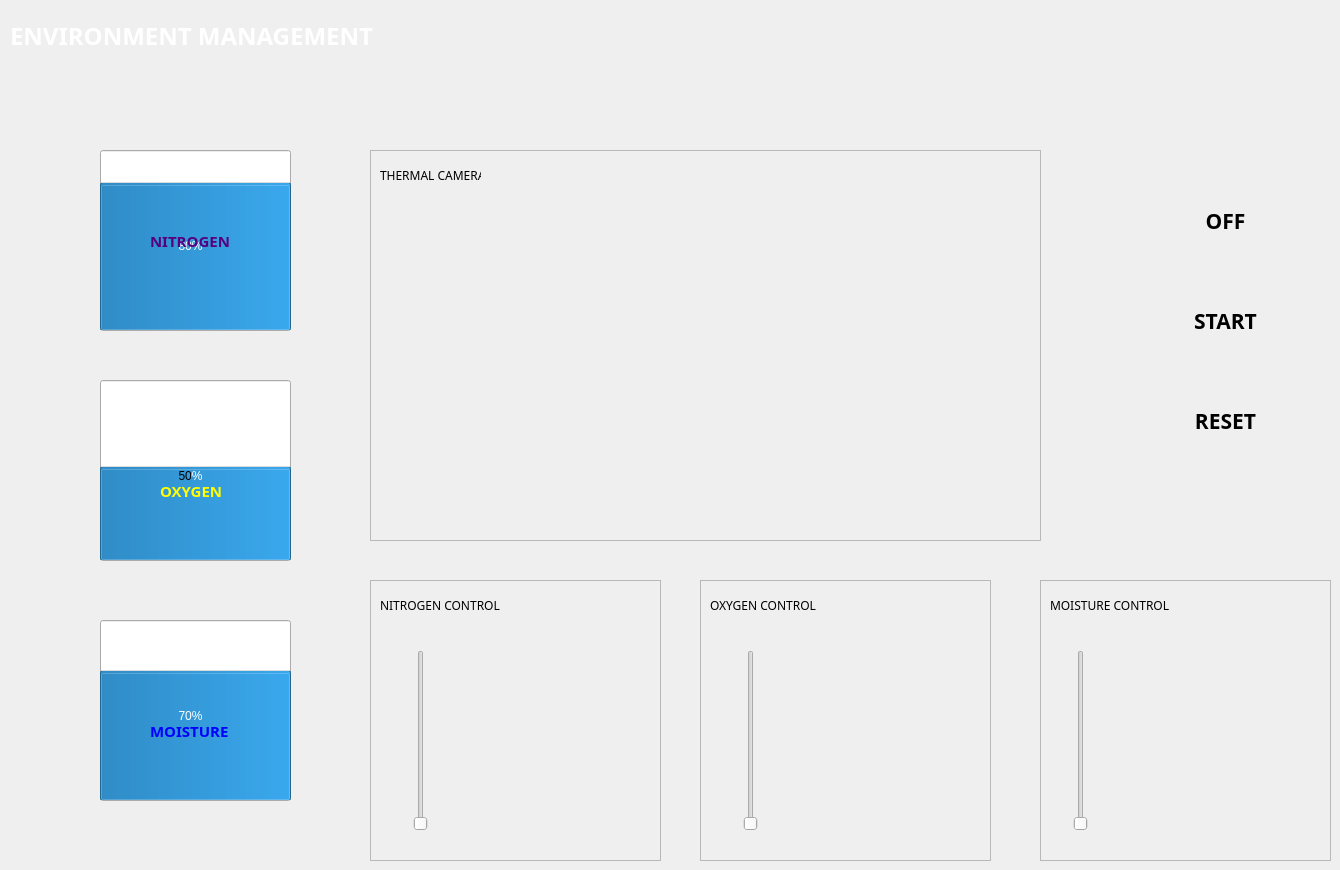
      <widget class="QWidget" name="page_7">
       <widget class="QLabel" name="label_93">
        <property name="geometry">
         <rect>
          <x>10</x>
          <y>20</y>
          <width>381</width>
          <height>31</height>
         </rect>
        </property>
        <property name="font">
         <font>
          <family>Segoe MDL2 Assets</family>
          <pointsize>18</pointsize>
          <weight>75</weight>
          <bold>true</bold>
         </font>
        </property>
        <property name="styleSheet">
         <string notr="true">color: rgb(255,255,255);
border: 0px 
</string>
        </property>
        <property name="text">
         <string>ENVIRONMENT MANAGEMENT</string>
        </property>
       </widget>
       <widget class="QProgressBar" name="progressBar_3">
        <property name="geometry">
         <rect>
          <x>100</x>
          <y>150</y>
          <width>191</width>
          <height>181</height>
         </rect>
        </property>
        <property name="value">
         <number>80</number>
        </property>
        <property name="orientation">
         <enum>Qt::Vertical</enum>
        </property>
       </widget>
       <widget class="QLabel" name="label_4">
        <property name="geometry">
         <rect>
          <x>150</x>
          <y>230</y>
          <width>91</width>
          <height>21</height>
         </rect>
        </property>
        <property name="font">
         <font>
          <family>Segoe MDL2 Assets</family>
          <pointsize>11</pointsize>
          <weight>75</weight>
          <bold>true</bold>
         </font>
        </property>
        <property name="styleSheet">
         <string notr="true">border:0px;
color: rgb(85, 0, 127);
background-color: rgb(, 0, 0);</string>
        </property>
        <property name="text">
         <string>NITROGEN</string>
        </property>
       </widget>
       <widget class="QProgressBar" name="progressBar_4">
        <property name="geometry">
         <rect>
          <x>100</x>
          <y>380</y>
          <width>191</width>
          <height>181</height>
         </rect>
        </property>
        <property name="value">
         <number>50</number>
        </property>
        <property name="orientation">
         <enum>Qt::Vertical</enum>
        </property>
       </widget>
       <widget class="QProgressBar" name="progressBar_5">
        <property name="geometry">
         <rect>
          <x>100</x>
          <y>620</y>
          <width>191</width>
          <height>181</height>
         </rect>
        </property>
        <property name="value">
         <number>70</number>
        </property>
        <property name="orientation">
         <enum>Qt::Vertical</enum>
        </property>
       </widget>
       <widget class="QLabel" name="label_6">
        <property name="geometry">
         <rect>
          <x>150</x>
          <y>720</y>
          <width>91</width>
          <height>21</height>
         </rect>
        </property>
        <property name="font">
         <font>
          <family>Segoe MDL2 Assets</family>
          <pointsize>11</pointsize>
          <weight>75</weight>
          <bold>true</bold>
         </font>
        </property>
        <property name="styleSheet">
         <string notr="true">border:0px;
color: rgb(0, 0, 255);
background-color: rgb(, 0, 0);</string>
        </property>
        <property name="text">
         <string>MOISTURE</string>
        </property>
       </widget>
       <widget class="QLabel" name="label_7">
        <property name="geometry">
         <rect>
          <x>160</x>
          <y>480</y>
          <width>91</width>
          <height>21</height>
         </rect>
        </property>
        <property name="font">
         <font>
          <family>Segoe MDL2 Assets</family>
          <pointsize>11</pointsize>
          <weight>75</weight>
          <bold>true</bold>
         </font>
        </property>
        <property name="styleSheet">
         <string notr="true">border:0px;
color: rgb(255, 255, 0);
background-color: rgb(, 0, 0);</string>
        </property>
        <property name="text">
         <string>OXYGEN</string>
        </property>
       </widget>
       <widget class="QFrame" name="frame">
        <property name="geometry">
         <rect>
          <x>370</x>
          <y>150</y>
          <width>671</width>
          <height>391</height>
         </rect>
        </property>
        <property name="frameShape">
         <enum>QFrame::StyledPanel</enum>
        </property>
        <property name="frameShadow">
         <enum>QFrame::Raised</enum>
        </property>
        <widget class="QLabel" name="label_8">
         <property name="geometry">
          <rect>
           <x>10</x>
           <y>10</y>
           <width>101</width>
           <height>31</height>
          </rect>
         </property>
         <property name="font">
          <font>
           <family>Segoe MDL2 Assets</family>
          </font>
         </property>
         <property name="text">
          <string>THERMAL CAMERA</string>
         </property>
        </widget>
       </widget>
       <widget class="QFrame" name="frame_7">
        <property name="geometry">
         <rect>
          <x>370</x>
          <y>580</y>
          <width>291</width>
          <height>281</height>
         </rect>
        </property>
        <property name="frameShape">
         <enum>QFrame::StyledPanel</enum>
        </property>
        <property name="frameShadow">
         <enum>QFrame::Raised</enum>
        </property>
        <widget class="QLabel" name="label_11">
         <property name="geometry">
          <rect>
           <x>10</x>
           <y>10</y>
           <width>131</width>
           <height>31</height>
          </rect>
         </property>
         <property name="font">
          <font>
           <family>Segoe MDL2 Assets</family>
          </font>
         </property>
         <property name="text">
          <string>NITROGEN CONTROL</string>
         </property>
        </widget>
        <widget class="QSlider" name="verticalSlider">
         <property name="geometry">
          <rect>
           <x>40</x>
           <y>70</y>
           <width>22</width>
           <height>181</height>
          </rect>
         </property>
         <property name="styleSheet">
          <string notr="true">border:0px;</string>
         </property>
         <property name="orientation">
          <enum>Qt::Vertical</enum>
         </property>
        </widget>
       </widget>
       <widget class="QFrame" name="frame_9">
        <property name="geometry">
         <rect>
          <x>700</x>
          <y>580</y>
          <width>291</width>
          <height>281</height>
         </rect>
        </property>
        <property name="frameShape">
         <enum>QFrame::StyledPanel</enum>
        </property>
        <property name="frameShadow">
         <enum>QFrame::Raised</enum>
        </property>
        <widget class="QLabel" name="label_10">
         <property name="geometry">
          <rect>
           <x>10</x>
           <y>10</y>
           <width>131</width>
           <height>31</height>
          </rect>
         </property>
         <property name="font">
          <font>
           <family>Segoe MDL2 Assets</family>
          </font>
         </property>
         <property name="text">
          <string>OXYGEN CONTROL</string>
         </property>
        </widget>
        <widget class="QSlider" name="verticalSlider_3">
         <property name="geometry">
          <rect>
           <x>40</x>
           <y>70</y>
           <width>22</width>
           <height>181</height>
          </rect>
         </property>
         <property name="styleSheet">
          <string notr="true">border:0px;</string>
         </property>
         <property name="orientation">
          <enum>Qt::Vertical</enum>
         </property>
        </widget>
       </widget>
       <widget class="QFrame" name="frame_8">
        <property name="geometry">
         <rect>
          <x>1040</x>
          <y>580</y>
          <width>291</width>
          <height>281</height>
         </rect>
        </property>
        <property name="frameShape">
         <enum>QFrame::StyledPanel</enum>
        </property>
        <property name="frameShadow">
         <enum>QFrame::Raised</enum>
        </property>
        <widget class="QLabel" name="label_9">
         <property name="geometry">
          <rect>
           <x>10</x>
           <y>10</y>
           <width>131</width>
           <height>31</height>
          </rect>
         </property>
         <property name="font">
          <font>
           <family>Segoe MDL2 Assets</family>
          </font>
         </property>
         <property name="text">
          <string>MOISTURE CONTROL</string>
         </property>
        </widget>
        <widget class="QSlider" name="verticalSlider_2">
         <property name="geometry">
          <rect>
           <x>30</x>
           <y>70</y>
           <width>22</width>
           <height>181</height>
          </rect>
         </property>
         <property name="styleSheet">
          <string notr="true">border:0px;</string>
         </property>
         <property name="orientation">
          <enum>Qt::Vertical</enum>
         </property>
        </widget>
       </widget>
       <widget class="QFrame" name="frame_10">
        <property name="geometry">
         <rect>
          <x>1150</x>
          <y>180</y>
          <width>151</width>
          <height>81</height>
         </rect>
        </property>
        <property name="styleSheet">
         <string notr="true">border-radius:10px;</string>
        </property>
        <property name="frameShape">
         <enum>QFrame::StyledPanel</enum>
        </property>
        <property name="frameShadow">
         <enum>QFrame::Raised</enum>
        </property>
        <widget class="QPushButton" name="pushButton">
         <property name="geometry">
          <rect>
           <x>10</x>
           <y>10</y>
           <width>131</width>
           <height>61</height>
          </rect>
         </property>
         <property name="font">
          <font>
           <family>Segoe MDL2 Assets</family>
           <pointsize>16</pointsize>
           <weight>75</weight>
           <bold>true</bold>
          </font>
         </property>
         <property name="styleSheet">
          <string notr="true">border:0px</string>
         </property>
         <property name="text">
          <string>OFF</string>
         </property>
        </widget>
       </widget>
       <widget class="QFrame" name="frame_11">
        <property name="geometry">
         <rect>
          <x>1150</x>
          <y>280</y>
          <width>151</width>
          <height>81</height>
         </rect>
        </property>
        <property name="styleSheet">
         <string notr="true">border-radius:10px;</string>
        </property>
        <property name="frameShape">
         <enum>QFrame::StyledPanel</enum>
        </property>
        <property name="frameShadow">
         <enum>QFrame::Raised</enum>
        </property>
        <widget class="QPushButton" name="pushButton_9">
         <property name="geometry">
          <rect>
           <x>10</x>
           <y>10</y>
           <width>131</width>
           <height>61</height>
          </rect>
         </property>
         <property name="font">
          <font>
           <family>Segoe MDL2 Assets</family>
           <pointsize>16</pointsize>
           <weight>75</weight>
           <bold>true</bold>
          </font>
         </property>
         <property name="styleSheet">
          <string notr="true">border:0px</string>
         </property>
         <property name="text">
          <string>START</string>
         </property>
        </widget>
       </widget>
       <widget class="QFrame" name="frame_12">
        <property name="geometry">
         <rect>
          <x>1150</x>
          <y>380</y>
          <width>151</width>
          <height>81</height>
         </rect>
        </property>
        <property name="styleSheet">
         <string notr="true">border-radius:10px;</string>
        </property>
        <property name="frameShape">
         <enum>QFrame::StyledPanel</enum>
        </property>
        <property name="frameShadow">
         <enum>QFrame::Raised</enum>
        </property>
        <widget class="QPushButton" name="pushButton_14">
         <property name="geometry">
          <rect>
           <x>10</x>
           <y>10</y>
           <width>131</width>
           <height>61</height>
          </rect>
         </property>
         <property name="font">
          <font>
           <family>Segoe MDL2 Assets</family>
           <pointsize>16</pointsize>
           <weight>75</weight>
           <bold>true</bold>
          </font>
         </property>
         <property name="styleSheet">
          <string notr="true">border:0px</string>
         </property>
         <property name="text">
          <string>RESET</string>
         </property>
        </widget>
       </widget>
      </widget>
